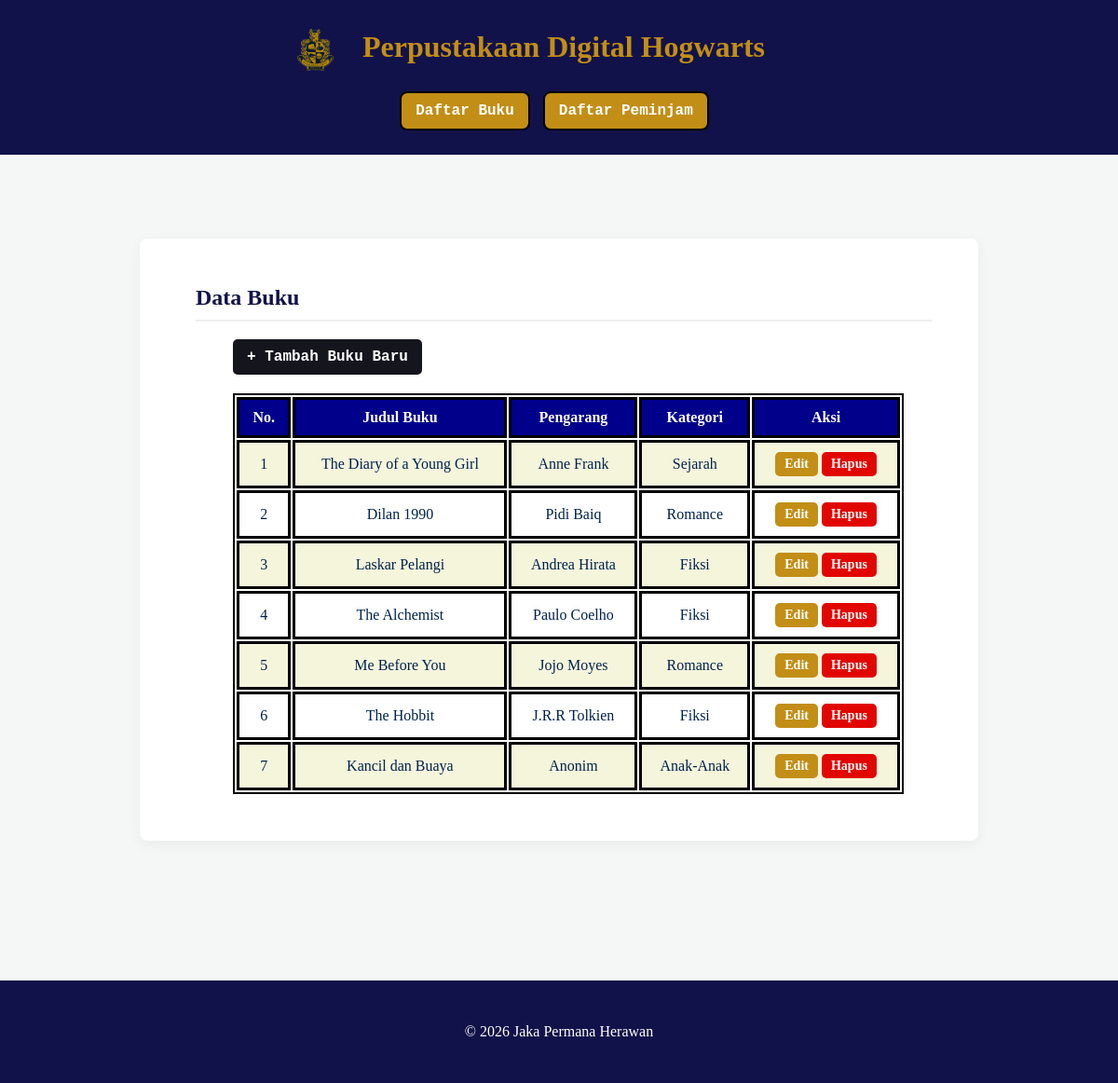
The page / on the database its author committed.
### tables this page shows
CREATE TABLE `buku` (
  `id_buku` int(11) NOT NULL AUTO_INCREMENT,
  `judul_buku` varchar(225) NOT NULL,
  `pengarang` varchar(100) NOT NULL,
  `id_kategori` int(11) DEFAULT NULL,
  PRIMARY KEY (`id_buku`),
  KEY `id_kategori` (`id_kategori`),
  CONSTRAINT `buku_ibfk_1` FOREIGN KEY (`id_kategori`) REFERENCES `kategori` (`id_kategori`) ON UPDATE CASCADE
);

CREATE TABLE `kategori` (
  `id_kategori` int(11) NOT NULL AUTO_INCREMENT,
  `nama_kategori` varchar(100) NOT NULL,
  PRIMARY KEY (`id_kategori`)
);

### index.php (the view, shortened to what this page needs)
<?php
include 'koneksi.php';
$query = "SELECT buku.id_buku,buku.judul_buku,buku.pengarang,buku.id_kategori, kategori.nama_kategori
          FROM buku
          INNER JOIN kategori ON buku.id_kategori = kategori.id_kategori";
$result = mysqli_query($koneksi, $query);
?>
<!DOCTYPE html>
<html lang="en">
<head>
    <link rel="stylesheet" href="assets/css/style.css">
</head>
<body>
    <header>
        <h1><img src="assets/img/logo.png" alt="Logo" width="100">Perpustakaan Digital Hogwarts</h1>
        <nav>
            <ul>
                <li><a class="btn btn-daftar" href="index.php">Daftar Buku</a></li>
                <li><a class="btn btn-daftar" href="peminjaman.php">Daftar Peminjam</a></li>
            </ul>
        </nav>
    </header>
    <div class="content">
        <h2>Data Buku</h2>
            <a href="tambah.php" class="btn btn-tambah">+ Tambah Buku Baru </a>
        <table class="table">
            <tr>
                <th>No.</th>
                <th>Judul Buku</th>
                <th>Pengarang</th>
                <th>Kategori</th>
                <th>Aksi</th>
            </tr>
            <?php $i=1; while($row = mysqli_fetch_assoc($result)) { ?>
            <tr>
                <td><?= $i++; ?></td>
                <td><?= $row['judul_buku']; ?></td>
                <td><?= $row['pengarang']; ?></td>
                <td><?= $row['nama_kategori']; ?></td>
                <td>
                    <a href="edit.php?id=<?= $row['id_buku']; ?>"class="btn btn-edit">Edit</a>
                    <a href="hapus.php?id=<?= $row['id_buku']; ?>" class="btn btn-hapus" onclick="return confirm('Yakin mau hapus buku ini?')">Hapus</a>
                </td>
            </tr>
            <?php } ?>
        </table>
    </div>
    <div class="credit">
        <footer>
            <p>&copy; 2026 Jaka Permana Herawan</p>
        </footer>
    </div>
</body>
</html>

### assets/css/style.css (style rules this page uses)
body { font-family:'Times New Roman', Times, serif; background-color: #f4f7f6; color:darkblue; margin: 0; }
h1 { font-family: 'Times New Roman', Times, serif; color: rgb(194, 142, 22); margin-right: 100px; margin-left: 10px; }
.content { background-color: white; padding: 50px; margin: 150px; margin-top: 90px; border-radius: 8px; box-shadow: 0 4px 15px rgba(0,0,0,0.05); }
.content h2 { color: rgb(18, 18, 74); border-bottom: 2px solid #eee; padding-bottom: 10px; margin-top: 0; margin-left: 10px; }
header { background-color:rgb(18, 18, 74); text-align: center; padding: 10px; }
.credit { background-color:rgb(18, 18, 74); color: white; text-align: center; padding: 30px; margin-top: 100px; }
nav ul { list-style-type: none; padding: 0; }
nav ul li { background-color:rgb(18, 18, 74); color:white; margin: 0; margin-right: 10px; display: inline; }
nav ul li a { font-family: 'Courier New', Courier, monospace; background-color: rgb(194, 142, 22); color: white; border: 2px solid black; border-radius: 8px; text-decoration-line: none; }
.table { text-align: center; width: 90%; margin-top: 20px; margin-left: 50px; border: 2px solid black; }
.table th, .table td { padding: 10px; }
.table th { background-color: darkblue; color: white; border: 3px solid black; }
.table td { border: 3px solid black; color:rgb(0, 34, 75); }
.table tr:nth-child(even) { background-color:beige; }
h1 img { vertical-align: middle; }
.btn { display: inline-block; padding: 10px 15px; background-color: #15151E; color: white; text-decoration: none; border-radius: 5px; font-weight: bold; border: none; cursor: pointer; transition: background 0.3s; }
.btn-tambah { font-family: 'Courier New', Courier, monospace; background-color: #15151E; color: white; text-decoration: none; border-radius: 5px; margin-left: 50px; }
.btn-edit { background-color: rgb(194, 142, 22); padding: 5px 10px; font-size: 14px; }
.btn-hapus { background-color: #E10600; padding: 5px 10px; font-size: 14px; }
.btn-daftar { font-family: 'Courier New', Courier, monospace; background-color: rgb(194, 142, 22); color: white; border: 2px solid black; border-radius: 8px; }

### rows shown on the page
buku: judul_buku "The Diary of a Young Girl", pengarang "Anne Frank", id_kategori.nama_kategori "Sejarah"
buku: judul_buku "Dilan 1990", pengarang "Pidi Baiq", id_kategori.nama_kategori "Romance"
buku: judul_buku "Laskar Pelangi", pengarang "Andrea Hirata", id_kategori.nama_kategori "Fiksi"
buku: judul_buku "The Alchemist", pengarang "Paulo Coelho", id_kategori.nama_kategori "Fiksi"
buku: judul_buku "Me Before You", pengarang "Jojo Moyes", id_kategori.nama_kategori "Romance"
buku: judul_buku "The Hobbit", pengarang "J.R.R Tolkien", id_kategori.nama_kategori "Fiksi"
buku: judul_buku "Kancil dan Buaya", pengarang "Anonim", id_kategori.nama_kategori "Anak-Anak"
